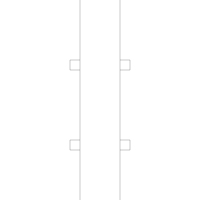

Here is the Python script that generated this plot:
import argparse
import drawsvg as draw
from numpy import array, sqrt, pi, log
from math import floor, ceil

class SimpleMaker:

    ## 比例尺：20 对应 0.5，40 对应 1

    def GenerateSimple(name, wire_length, size = 0):
        d = draw.Drawing(200,200,origin = 'center', displayInline = False)
        p = draw.Path(stroke_width=0.202, stroke='black', fill_opacity="0")

        simple_circuit = SimpleMaker(size)
        simple_circuit.makeSimple(p,wire_length)
        d.append(p)
        d.save_svg(name+".svg")

    def __init__(self,size = 0):

        self.size = size
        # self.line_width = 0.202
        self.line_width = 0.6
        self.spacing = 10
        self.pixel_scale = 3.77
        self.minimum_stitch_length = 2 * self.pixel_scale

    def makeSimple(self, path, wire_length, reverse=False):
        reverseF = -1 if reverse else 1
        if self.size > 0:
            #40单位对应1cm
            lastPoint = array([-20, 120])
            path.M(lastPoint[0], lastPoint[1])
            for i in range(0,3):
                path.L(lastPoint[0] - 10, lastPoint[1])
                path.L(lastPoint[0] - 10, lastPoint[1] + 10)
                path.L(lastPoint[0], lastPoint[1] + 10)
                path.L(lastPoint[0], lastPoint[1])
                path.L(lastPoint[0], lastPoint[1] - 80)
                lastPoint[1] -= 80
            path.L(lastPoint[0] - 10, lastPoint[1])
            path.L(lastPoint[0] - 10, lastPoint[1] - 10)
            path.L(lastPoint[0], lastPoint[1] - 10)
            path.L(lastPoint[0], lastPoint[1])

            lastPoint[0] += 40
            lastPoint[1] += 240

            path.M(lastPoint[0], lastPoint[1])
            for i in range(0,3):
                path.L(lastPoint[0] + 10, lastPoint[1])
                path.L(lastPoint[0] + 10, lastPoint[1] + 10)
                path.L(lastPoint[0], lastPoint[1] + 10)
                path.L(lastPoint[0], lastPoint[1])
                path.L(lastPoint[0], lastPoint[1] - 80)
                lastPoint[1] -= 80
            
            path.L(lastPoint[0] + 10, lastPoint[1])
            path.L(lastPoint[0] + 10, lastPoint[1] - 10)
            path.L(lastPoint[0], lastPoint[1] - 10)
            path.L(lastPoint[0], lastPoint[1])

        else:
            raise Exception("size must be >0")



    def drawStitches(self, p, x1, y1, x2, y2):
        dx = x2 - x1
        dy = y2 - y1
        length = sqrt((dx ** 2) + (dy ** 2))
        stittches = length/self.minimum_stitch_length

        for i in range (1, floor(stittches)):
            p.L (x1 + dx/stittches*i, y1 + dy/stittches*i)
        p.L(x2,y2)

if __name__=="__main__":
    SimpleMaker.GenerateSimple("single_main", -8, 10)
